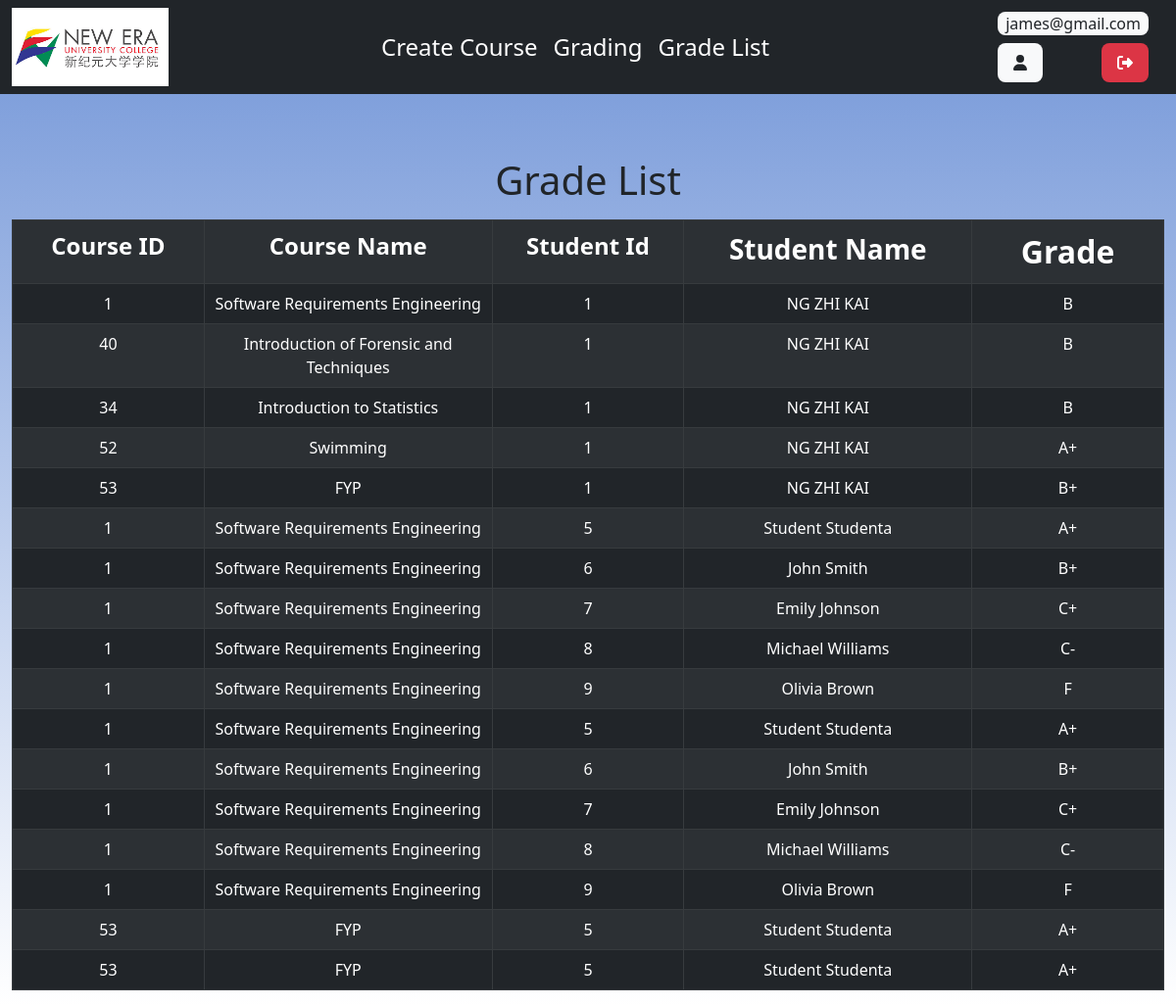
Page /lecture/grade_list.php (signed in) on the committed database.
### tables this page shows
CREATE TABLE IF NOT EXISTS `student_course` (
  `student_course_id` int(255) NOT NULL AUTO_INCREMENT,
  `student_id` int(255) DEFAULT NULL,
  `course_id` int(255) DEFAULT NULL,
  `lecture_id` int(11) DEFAULT NULL,
  `grade` varchar(2) DEFAULT NULL,
  `join_date` timestamp NULL DEFAULT CURRENT_TIMESTAMP,
  PRIMARY KEY (`student_course_id`),
  KEY `student_id` (`student_id`),
  KEY `course_id` (`course_id`),
  KEY `lecture_id` (`lecture_id`)
);

CREATE TABLE IF NOT EXISTS `course` (
  `course_id` int(255) NOT NULL AUTO_INCREMENT,
  `course_name` varchar(128) NOT NULL,
  `lecture_id` int(255) DEFAULT NULL,
  PRIMARY KEY (`course_id`),
  KEY `lecture_id` (`lecture_id`)
);

CREATE TABLE IF NOT EXISTS `student` (
  `student_id` int(255) NOT NULL AUTO_INCREMENT,
  `student_firstname` text NOT NULL,
  `student_lastname` text NOT NULL,
  `student_password` varchar(50) NOT NULL,
  `student_email` varchar(128) NOT NULL,
  `student_phone` varchar(11) NOT NULL,
  `student_gender` varchar(30) NOT NULL,
  `date_of_birth` date NOT NULL,
  `user_type` varchar(50) NOT NULL,
  `student_entrytime` timestamp NOT NULL DEFAULT CURRENT_TIMESTAMP,
  PRIMARY KEY (`student_id`)
);

### lecture/grade_list.php (the view, shortened to what this page needs)
<!DOCTYPE html>
<html>
<head>
    <link href="https://cdn.jsdelivr.net/npm/bootstrap@5.2.2/dist/css/bootstrap.min.css" rel="stylesheet">
    <link href="../css/button.css" rel="stylesheet" />
    <link href="../css/background.css" rel="stylesheet" />
</head>
<body>
    <div class="container-fluid px-0">
        <?php include 'lec_topnav.php'; ?>
        <div class="container-fluid row m-0 pt-5">
            <h1 class="text-center my-3">Grade List</h1>
            <?php
            include '../config/database.php';
            try {
                $lecture_id = $_SESSION["lecture_id"];
                $query = "SELECT * FROM student_course INNER JOIN lecture ON student_course.lecture_id = lecture.lecture_id INNER JOIN course ON course.course_id = student_course.course_id INNER JOIN student ON student_course.student_id = student.student_id WHERE student_course.lecture_id = :lecture_id";
                $stmt = $con->prepare($query);
                $stmt->bindParam(':lecture_id', $lecture_id);
                $stmt->execute();
                $num = $stmt->rowCount();
                if ($num > 0) {
                    echo "<table class='table table-hover table-dark table-responsive table-striped table-hover table-bordered'>";
                    echo "<tr>";
                    echo "<th class='text-center col-2 fs-4'>Course ID</th>";
                    echo "<th class='text-center col-3 fs-4'>Course Name</th>";
                    echo "<th class='text-center col-2 fs-4'>Student Id</th>";
                    echo "<th class='text-center col-3 fs-3'>Student Name</th>";
                    echo "<th class='text-center col-2 fs-2'>Grade</th>";
                    echo "</tr>";
                    while ($row = $stmt->fetch(PDO::FETCH_ASSOC)) {
                        extract($row);
                        echo "<tr>";
                        echo "<td class='col-2 text-center'>{$course_id}</td>";
                        echo "<td class='col-3 text-center text-break'>{$course_name}</td>";
                        echo "<td class='col-2 text-center text-break'>{$student_id}</td>";
                        echo "<td class='col-3 text-center text-break'>{$student_firstname} {$student_lastname}</td>";
                        if ($grade == NULL) {
                            echo "<td class='col-2 text-center text-break'>Pending</td>";
                        } else {
                            echo "<td class='col-2 text-center text-break'>{$grade}</td>";
                        }
                        echo "</tr>";
                    }
                    echo "</table>";
                } else {
                    echo "<div class='alert alert-danger'>No records found.</div>";
                }
            } catch (PDOException $e) {
                echo "Error: " . $e->getMessage();
            }
            ?>
        </div>
    </div>
</body>
</html>

### css/background.css (style rules this page uses)
body { background: linear-gradient(#7396d8, #ffffff); background-repeat: repeat-x; }

### rows in the picture
student_course: course.course_id "1", course.course_name "Software Requirements Engineering", student.student_id "1", student.student_firstname "NG", student.student_lastname "ZHI KAI", grade "B"
student_course: course.course_id "40", course.course_name "Introduction of Forensic and Techniques", student.student_id "1", student.student_firstname "NG", student.student_lastname "ZHI KAI", grade "B"
student_course: course.course_id "34", course.course_name "Introduction to Statistics", student.student_id "1", student.student_firstname "NG", student.student_lastname "ZHI KAI", grade "B"
student_course: course.course_id "52", course.course_name "Swimming", student.student_id "1", student.student_firstname "NG", student.student_lastname "ZHI KAI", grade "A+"
student_course: course.course_id "53", course.course_name "FYP", student.student_id "1", student.student_firstname "NG", student.student_lastname "ZHI KAI", grade "B+"
student_course: course.course_id "1", course.course_name "Software Requirements Engineering", student.student_id "5", student.student_firstname "Student", student.student_lastname "Studenta", grade "A+"
student_course: course.course_id "1", course.course_name "Software Requirements Engineering", student.student_id "6", student.student_firstname "John", student.student_lastname "Smith", grade "B+"
student_course: course.course_id "1", course.course_name "Software Requirements Engineering", student.student_id "7", student.student_firstname "Emily", student.student_lastname "Johnson", grade "C+"
student_course: course.course_id "1", course.course_name "Software Requirements Engineering", student.student_id "8", student.student_firstname "Michael", student.student_lastname "Williams", grade "C-"
student_course: course.course_id "1", course.course_name "Software Requirements Engineering", student.student_id "9", student.student_firstname "Olivia", student.student_lastname "Brown", grade "F"
student_course: course.course_id "1", course.course_name "Software Requirements Engineering", student.student_id "5", student.student_firstname "Student", student.student_lastname "Studenta", grade "A+"
student_course: course.course_id "1", course.course_name "Software Requirements Engineering", student.student_id "6", student.student_firstname "John", student.student_lastname "Smith", grade "B+"
student_course: course.course_id "1", course.course_name "Software Requirements Engineering", student.student_id "7", student.student_firstname "Emily", student.student_lastname "Johnson", grade "C+"
student_course: course.course_id "1", course.course_name "Software Requirements Engineering", student.student_id "8", student.student_firstname "Michael", student.student_lastname "Williams", grade "C-"
student_course: course.course_id "1", course.course_name "Software Requirements Engineering", student.student_id "9", student.student_firstname "Olivia", student.student_lastname "Brown", grade "F"
student_course: course.course_id "53", course.course_name "FYP", student.student_id "5", student.student_firstname "Student", student.student_lastname "Studenta", grade "A+"
student_course: course.course_id "53", course.course_name "FYP", student.student_id "5", student.student_firstname "Student", student.student_lastname "Studenta", grade "A+"

### other values in the picture
$_SESSION["login"] "james@gmail.com"
